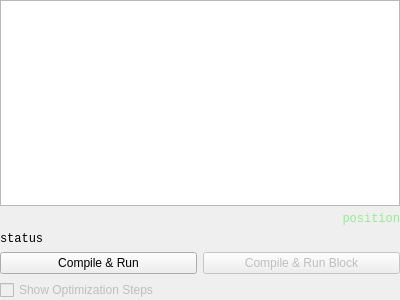
<?xml version="1.0" encoding="UTF-8"?>
<ui version="4.0">
 <class>QuatschEditor</class>
 <widget class="QWidget" name="QuatschEditor">
  <property name="geometry">
   <rect>
    <x>0</x>
    <y>0</y>
    <width>400</width>
    <height>300</height>
   </rect>
  </property>
  <property name="minimumSize">
   <size>
    <width>64</width>
    <height>128</height>
   </size>
  </property>
  <property name="windowTitle">
   <string>Form</string>
  </property>
  <layout class="QGridLayout" name="gridLayout">
   <property name="margin">
    <number>0</number>
   </property>
   <item row="4" column="0">
    <widget class="QPushButton" name="compileAndRunButton">
     <property name="text">
      <string>Compile &amp;&amp; Run</string>
     </property>
    </widget>
   </item>
   <item row="4" column="1">
    <widget class="QPushButton" name="pushButton_2">
     <property name="enabled">
      <bool>false</bool>
     </property>
     <property name="text">
      <string>Compile &amp;&amp; Run Block</string>
     </property>
    </widget>
   </item>
   <item row="5" column="0">
    <widget class="QCheckBox" name="checkBox">
     <property name="enabled">
      <bool>false</bool>
     </property>
     <property name="text">
      <string>Show Optimization Steps</string>
     </property>
    </widget>
   </item>
   <item row="0" column="0" colspan="2">
    <widget class="QTextEdit" name="edit">
     <property name="sizePolicy">
      <sizepolicy hsizetype="Expanding" vsizetype="Expanding">
       <horstretch>0</horstretch>
       <verstretch>0</verstretch>
      </sizepolicy>
     </property>
     <property name="lineWrapMode">
      <enum>QTextEdit::NoWrap</enum>
     </property>
     <property name="tabStopWidth">
      <number>40</number>
     </property>
     <property name="acceptRichText">
      <bool>false</bool>
     </property>
    </widget>
   </item>
   <item row="2" column="0" colspan="2">
    <widget class="QLabel" name="status">
     <property name="font">
      <font>
       <family>Monospace</family>
      </font>
     </property>
     <property name="text">
      <string>status</string>
     </property>
    </widget>
   </item>
   <item row="1" column="1">
    <widget class="QLabel" name="position">
     <property name="font">
      <font>
       <family>Monospace</family>
      </font>
     </property>
     <property name="styleSheet">
      <string notr="true">color:lightgreen;</string>
     </property>
     <property name="text">
      <string>position</string>
     </property>
     <property name="alignment">
      <set>Qt::AlignRight|Qt::AlignTrailing|Qt::AlignVCenter</set>
     </property>
    </widget>
   </item>
  </layout>
 </widget>
 <resources/>
 <connections/>
</ui>
